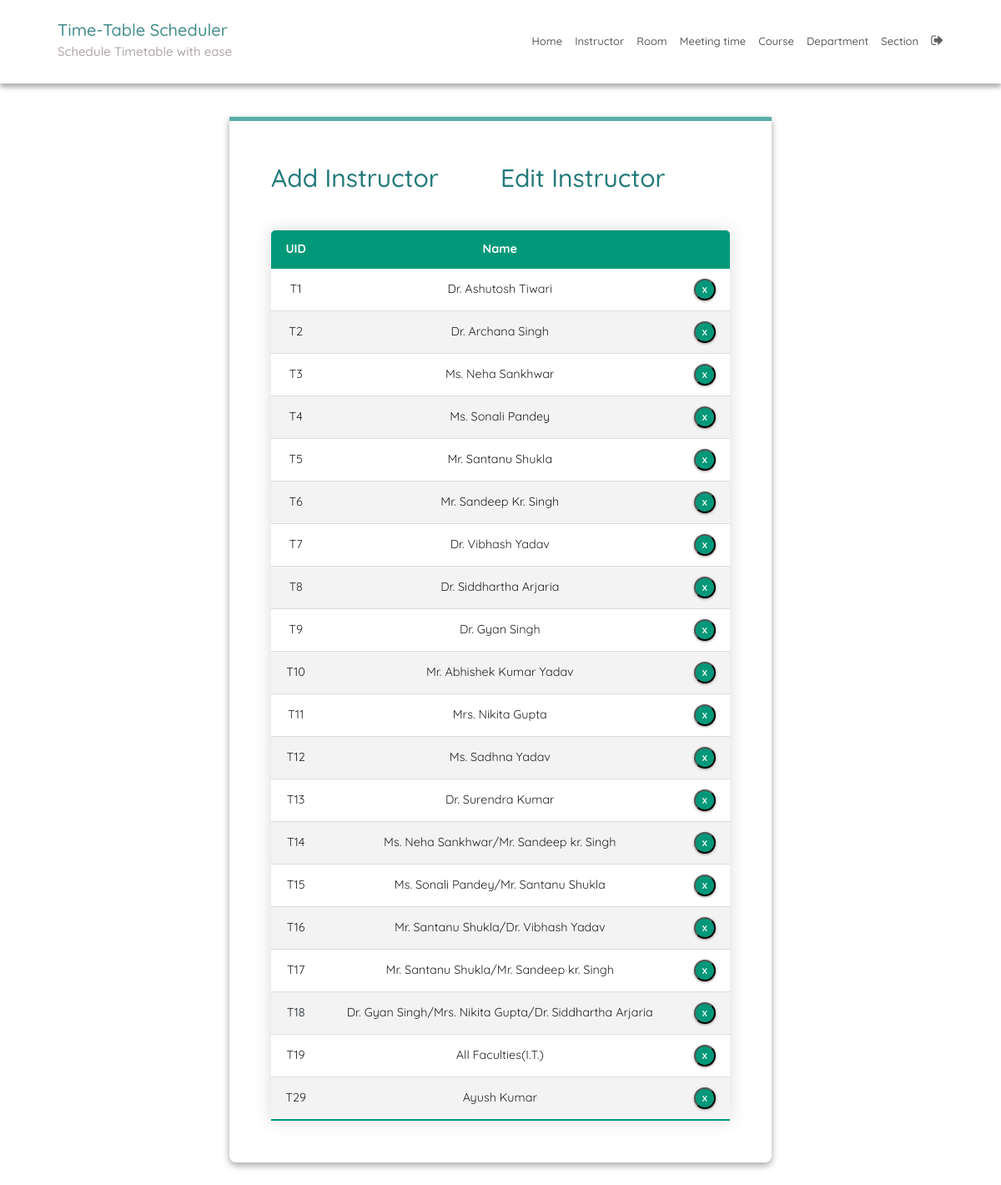
Page /instructorEdit/ (signed in) on the committed database.
### SchedulerApp/models.py (models this page shows, shortened)
class Instructor(models.Model):
    uid = models.CharField(max_length=6)
    name = models.CharField(max_length=60)

### SchedulerApp/views.py (the view)
# urls.py: path('instructorEdit/', instructorEdit, name='instructorEdit'),
@login_required
def instructorEdit(request):
    context = {'instructors': Instructor.objects.all()}
    return render(request, 'instructorEdit.html', context)

### SchedulerApp/templatetags/index.py (called while the page is built)
    def render(self, context):
        path = context['request'].path
        for p in self.patterns:
            pValue = template.Variable(p).resolve(context)
            if path == pValue:
                return 'active'
        return ''

### templates/instructorEdit.html (shortened to what this page needs)
{% extends 'base.html' %}
{% block content %}
{% load static %}
<fieldset class="fieldset">
  <div class="tablink">
    <a href="{% url 'instructorAdd'%}">
      <h1 onclick="openPage('new')" id="defaultOpen">Add Instructor</h1>
    </a>
    <h1 onclick="openPage('edit')" id="link_to_edit">Edit Instructor</h1>
  </div>
  <div class="tabcontent" id="edit">
    <table class="editTable">
      <thead>
        <tr class="table-headers">
          <th>UID</th>
          <th>Name</th>
          <th class="empty"></th>
        </tr>
      </thead>
      <tbody>
        {% for inst in instructors %}
        <tr>
          <td>{{inst.uid}}</td>
          <td>{{inst.name}}</td>
          <td class="empty">
            <form action="{% url 'deleteinstructor' inst.id %}" method="post">
              <input type="submit" value="X" class="cross">
            </form>
          </td>
        </tr>
        {% endfor %}
      </tbody>
    </table>
  </div>
</fieldset>
{% endblock %}

### templates/base.html (shortened to what this page needs)
{% load static %}
{% load index %}
{% url 'home' as home%}
{% url 'instructorAdd' as instructorAdd %}
{% url 'roomAdd' as roomAdd %}
{% url 'meetingTimeAdd' as meetingTimeAdd %}
{% url 'courseAdd' as courseAdd %}
{% url 'departmentAdd' as departmentAdd %}
{% url 'sectionAdd' as sectionAdd %}
<!DOCTYPE html>
<html lang="en">
<head>
  <link rel="stylesheet" href="https://stackpath.bootstrapcdn.com/bootstrap/4.3.1/css/bootstrap.min.css"
>
  <link rel="stylesheet" href="https://cdnjs.cloudflare.com/ajax/libs/font-awesome/4.7.0/css/font-awesome.min.css">
  <link rel="stylesheet" type="text/css" href="{% static 'CSS/style.css' %}">
</head>
<body>
  <div class="main">
    <nav class="navbar">
      <div class="navbar-container">
        <div class="logo">
          <h2><a href="{{ home }}">Time-Table Scheduler</a></h2>
          <h4>Schedule Timetable with ease</h4>
        </div>
        <ul class="menu-items">
          <li class="{% active request home %}"><a href="{{ home }}">Home</a></li>
          <li class="{% active request instructorAdd %}"><a href="{{ instructorAdd }}">Instructor</a></li>
          <li class="{% active request roomAdd %}"><a href="{{ roomAdd }}">Room</a></li>
          <li class="{% active request meetingTimeAdd %}"><a href="{{ meetingTimeAdd }}">Meeting time</a></li>
          <li class="{% active request courseAdd %}"><a href="{{ courseAdd }}">Course</a></li>
          <li class="{% active request departmentAdd %}"><a href="{{ departmentAdd }}">Department</a></li>
          <li class="{% active request sectionAdd %}"><a href="{{ sectionAdd }}">Section</a></li>
          {% if user.is_authenticated %}
          <li><a href="{% url 'logout' %}"><i style="font-size:1.6rem" class="fa">&#xf08b;</i></a></li>
          {% endif %}
        </ul>
      </div>
    </nav>
    <div class="container-fluid">
      <div class="row">
        <div class="col-md-12 col-xxl-12 col-xl-12 col-sm-12 ml-auto col-lg-12 formpart">
          {% block content %}
          {% endblock %}
        </div>
      </div>
    </div>
  </div>
</body>
</html>

### static/CSS/style.css (style rules this page uses)
:root { --green1: #57ACAC; --green2: #38c0b3; --green3: #257a7a; --green4: #0FCD9D; --green5: #01d7a7; --green6: #00BE8E; --green7: #009879; --white: #fff; --grey: #aaa; --dark-grey: #444; --light-grey: #a29999; --lighter-grey: #dddddd; --lightest-grey: #f3f3f3; --box-shadow: #9e9292; }
html { font-size: 100%; box-sizing: border-box; scroll-behavior: smooth; }
html, body { margin: 0; padding: 0; width: 100vw; min-height: 100%; text-rendering: optimizeLegibility; font-family: "Quicksand", sans-serif; font-size: 62.5%; }
body { position: relative; }
a { text-decoration: none; }
.logo h2 { color: var(--green3); }
.logo h2 a { text-decoration: none; color: inherit; }
.logo h4 { color: var(--light-grey); }
.navbar { box-shadow: 0px 5px 5px 0px var(--grey); position: relative; width: 100%; background: var(--white); color: #000; opacity: 0.85; height: 10rem; z-index: 12; }
.navbar-container { max-width:1200px; width: 90%; margin: auto; display: flex; justify-content: space-between; height: auto; align-items: center; }
.menu-items { order: 2; display: flex; margin-bottom: 0px; }
.menu-items li { list-style: none; margin-left: 1.5rem; font-size: 1.2rem; position: relative; }
.menu-items a { text-decoration: none; color: var(--dark-grey); position: relative; font-size: 1.3rem; font-weight: 500; transition: color 0.3s ease-in-out; }
.logo { order: 1; font-size: 3rem; }
.container-fluid { position: relative; top: 4rem; padding-bottom: 4rem; }
.menu-items li::before { content: ''; position: absolute; left: 0; bottom: -3px; width: 100%; height: 3px; background: #ff3f3f; transform-origin: center; transform: scaleX(0); }
fieldset { padding: 50px; border-radius: 0 0 8px 8px; background: transparent; box-shadow: rgba(0, 0, 0, 0.145) 0px 4px 8px, rgba(0, 0, 0, 0.24) 0px 3px 8px; border-top: 5px solid var(--green1); }
.fieldset { min-width: 65rem; font-size: 1.6rem; }
.formpart { display: flex; justify-content: center; height: auto; width: 100%; }
.tablink { display: grid; grid-template-columns: 1fr 1fr; }
.tablink h1 { color: var(--green3); padding-bottom: 2rem; cursor: pointer; font-size: 3rem; }
.tabcontent { display: grid; gap: 3rem; }
.editTable, .timetable { border-collapse: collapse; margin-top: 2rem; font-size: 0.9em; min-width: 40rem; border-radius: 5px 5px 0 0; overflow: hidden; box-shadow: 0 0 20px rgba(0, 0, 0, 0.15); text-align: center; }
.editTable thead tr, .timetable thead tr { background-color: var(--green7); color: var(--white); font-weight: bold; }
.editTable th, .editTable td, .timetable th, .timetable td { padding: 1.2rem 1.5rem; }
.editTable tbody tr, .timetable tbody tr { border-bottom: 1px solid var(--lighter-grey); }
.editTable tbody tr:nth-of-type(even), .timetable tbody tr:nth-of-type(even) { background-color: var(--lightest-grey); }
.editTable tbody tr:last-of-type, .timetable tbody tr:last-of-type { border-bottom: 2px solid var(--green7); }
.empty form { display: flex; justify-content: center; }
.cross { border-radius: 50%; font-size: 1rem; font-weight: bold; box-shadow: 0px 1px 3px 0px var(--box-shadow); padding: 4px; color: var(--white); background-color: var(--green7); cursor: pointer; width: 2.6rem; height: 2.6rem; }

### rows in the picture
Instructor: uid "T1", name "Dr. Ashutosh Tiwari"
Instructor: uid "T2", name "Dr. Archana Singh"
Instructor: uid "T3", name "Ms. Neha Sankhwar"
Instructor: uid "T4", name "Ms. Sonali Pandey"
Instructor: uid "T5", name "Mr. Santanu Shukla"
Instructor: uid "T6", name "Mr. Sandeep Kr. Singh"
Instructor: uid "T7", name "Dr. Vibhash Yadav"
Instructor: uid "T8", name "Dr. Siddhartha Arjaria"
Instructor: uid "T9", name "Dr. Gyan Singh"
Instructor: uid "T10", name "Mr. Abhishek Kumar Yadav"
Instructor: uid "T11", name "Mrs. Nikita Gupta"
Instructor: uid "T12", name "Ms. Sadhna Yadav"
Instructor: uid "T13", name "Dr. Surendra Kumar"
Instructor: uid "T14", name "Ms. Neha Sankhwar/Mr. Sandeep kr. Singh"
Instructor: uid "T15", name "Ms. Sonali Pandey/Mr. Santanu Shukla"
Instructor: uid "T16", name "Mr. Santanu Shukla/Dr. Vibhash Yadav"
Instructor: uid "T17", name "Mr. Santanu Shukla/Mr. Sandeep kr. Singh"
Instructor: uid "T18", name "Dr. Gyan Singh/Mrs. Nikita Gupta/Dr. Siddhartha Arjaria"
Instructor: uid "T19", name "All Faculties(I.T.)"
Instructor: uid "T29", name "Ayush Kumar"
